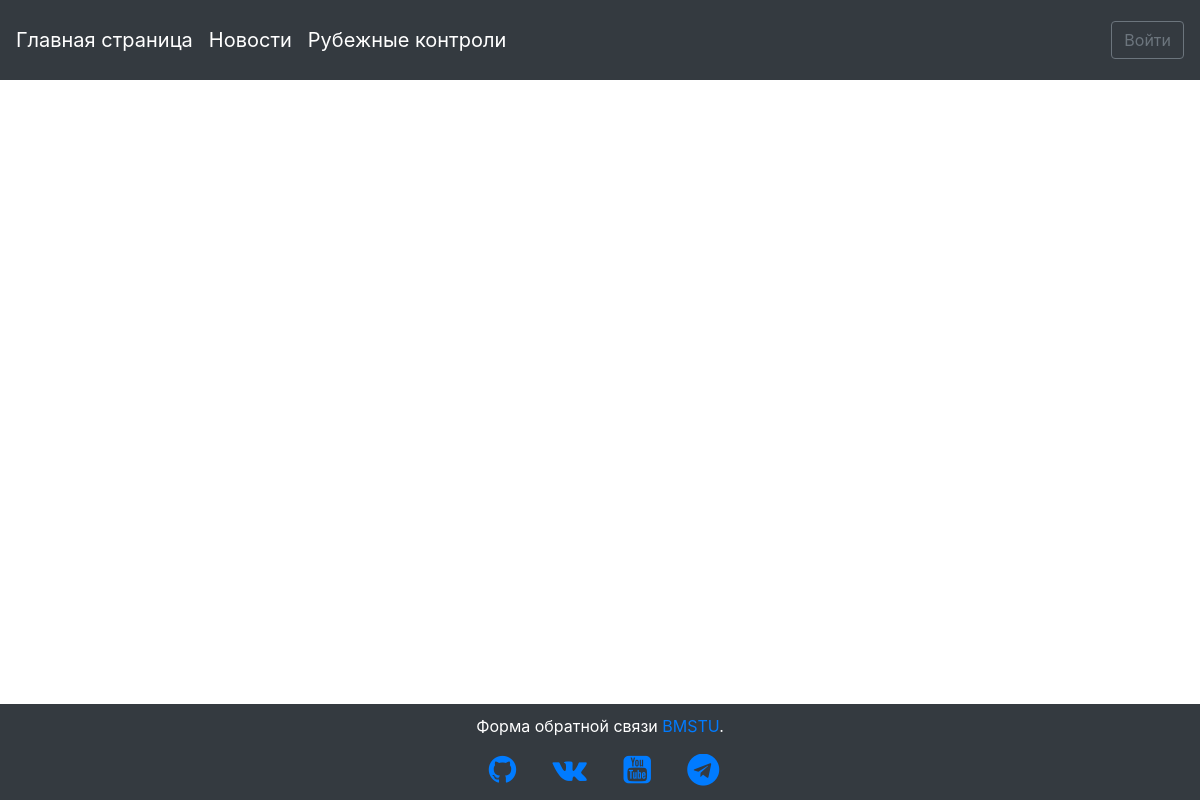
Before: /rk/ with the older database file.
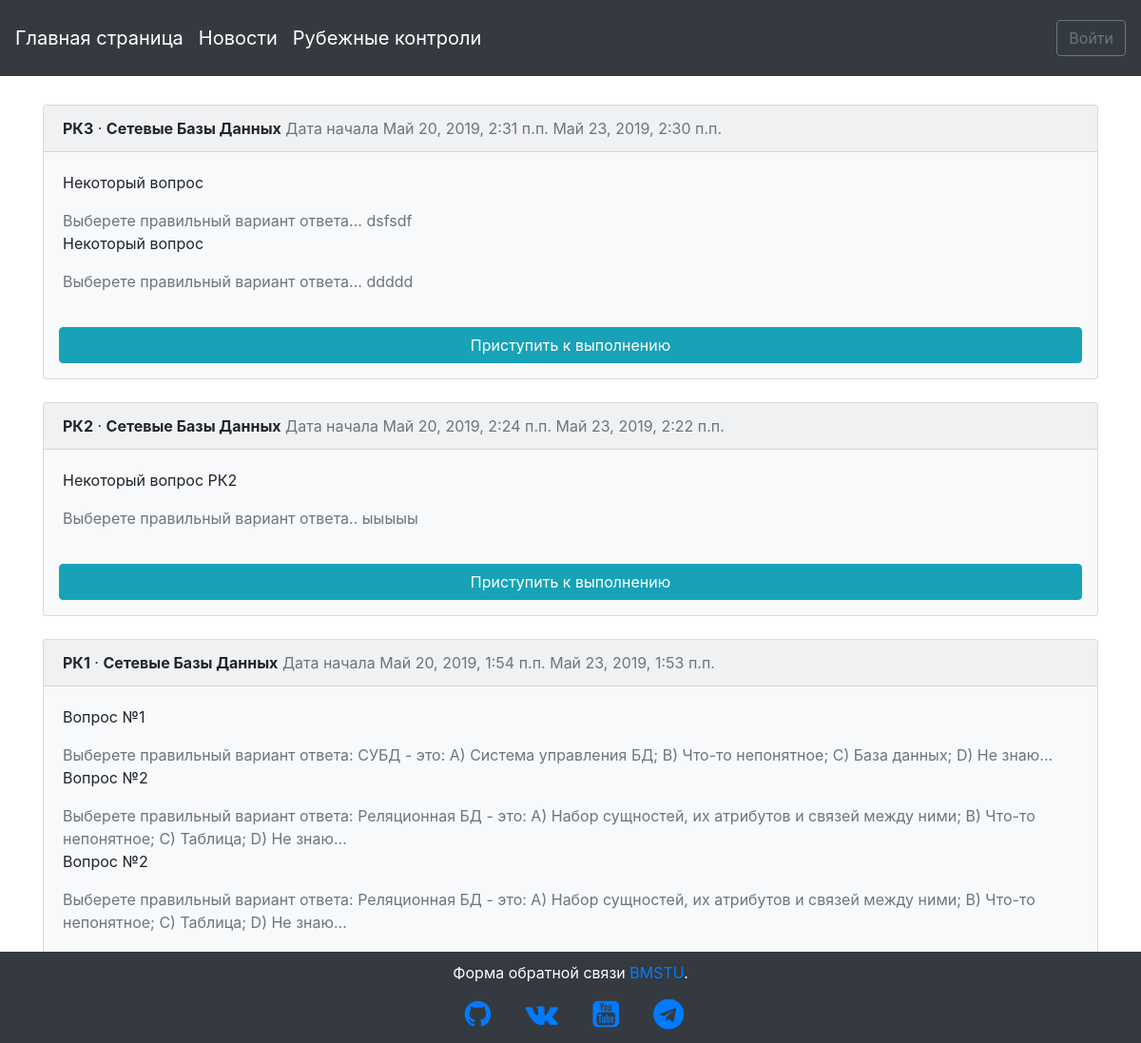
After: the same page with the newer database file.
### questiontest/models.py (models this page shows, shortened)
class RK(models.Model):
    name = models.CharField(max_length=255, verbose_name="Название РК", default="РК1")
    disciple = models.ForeignKey(Disciple, on_delete=models.CASCADE, verbose_name="Дисциплина", null=True)
    date_start = models.DateTimeField(default=now, verbose_name='Дата начала')
    date_stop = models.DateTimeField(verbose_name='Дата окончания', default=(now() + timedelta(days=3)))

class Question(models.Model):
    A = 'A'
    B = 'B'
    C = 'C'
    D = 'D'
    ANSWERS_CHOICES = (
        (A, 'A'),
        (B, 'B'),
        (C, 'C'),
        (D, 'D')
    )
    name = models.CharField(max_length=255, verbose_name="Название вопроса", default="Некоторый вопрос")
    body = models.TextField(verbose_name="Содержание вопроса", default="Выберете правильный вариант ответа...")
    answer_true = models.CharField(max_length=1, choices=ANSWERS_CHOICES, default='A', verbose_name="Вариант правильного ответа")
    rk = models.ForeignKey(RK, on_delete=models.CASCADE, verbose_name="Контрольные вопросы", null=True)

### attendance_control/models.py (models this page shows)
class Disciple(models.Model):
    name = models.CharField(max_length=255, verbose_name='Название предмета')
    teacher = models.ForeignKey(CustomUser, on_delete=models.CASCADE, verbose_name="Преподаватель")
    def __str__(self):
        return self.name

### questiontest/views.py (the view)
# urls.py: path('', views.RKListView.as_view(), name='rk_list'),
class RKListView(ListView):
    model = RK
    template_name = 'rk_list.html'
    def get_queryset(self):
        return self.model.objects.order_by('-date_start')

### templates/rk_list.html (shortened to what this page needs)
{% extends 'base.html' %}
{% block content %}
  {% for item in object_list %}
    <div class="card" style="background: #f8f9fa;">
      <div class="card-header">
        <span class="font-weight-bold">{{ item.name }}</span> &middot; <span class="font-weight-bold">{{ item.disciple }}</span>
        <span class="text-muted">Дата начала {{ item.date_start}}</span>
        <span class="text-muted">{{ item.date_stop }}</span>
      </div>
      <div class="card-body">
        {% for obj in item.question_set.all %}
          <p>{{ obj.name }}</p>
          <span class="text-muted">{{ obj.body }}</span>
        {% endfor %}
      </div>
      {% if item.rkresult_set.all %}
        <a class="btn btn-info m-3" href="{% url 'rk_results_list' item.pk %}">Результаты РК</a>
        {% else %}
        {% if user.user_role == 'ПР' or user.is_superuser %}
          <a class="btn btn-info m-3" href="{% url 'question_new' item.pk %}">Добавить вопрос</a>
        {% else %}
          <a class="btn btn-info m-3" href="{% url 'rk_solving' item.pk %}">Приступить к выполнению</a>
        {% endif %}
      {% endif %}
    </div>
    <br />
  {% endfor %}
{% endblock %}

Changed rows visible on the page:
added RK: name "РК3", disciple "Сетевые Базы Данных", date_start "Май 20, 2019, 2:31 п.п.", date_stop "Май 23, 2019, 2:30 п.п.", shows "Приступить к выполнению"
added Question: name "Некоторый вопрос", body "Выберете правильный вариант ответа... dsfsdf", shown under "РК3"
added Question: name "Некоторый вопрос", body "Выберете правильный вариант ответа... ddddd", shown under "РК3"
added RK: name "РК2", disciple "Сетевые Базы Данных", date_start "Май 20, 2019, 2:24 п.п.", date_stop "Май 23, 2019, 2:22 п.п.", shows "Приступить к выполнению"
added Question: name "Некоторый вопрос РК2", body "Выберете правильный вариант ответа.. ыыыыы", shown under "РК2"
added RK: name "РК1", disciple "Сетевые Базы Данных", date_start "Май 20, 2019, 1:54 п.п.", date_stop "Май 23, 2019, 1:53 п.п."
added Question: name "Вопрос №1", body "Выберете правильный вариант ответа: СУБД - это: А) Система управления БД; B) Что-то непонятное; C) База данных; D) Не знаю...", shown under "РК1"
added Question: name "Вопрос №2", body "Выберете правильный вариант ответа: Реляционная БД - это: А) Набор сущностей, их атрибутов и связей между ними; B) Что-то непонятное; C) Таблица; D) Не знаю...", shown under "РК1"
added Question: name "Вопрос №2", body "Выберете правильный вариант ответа: Реляционная БД - это: А) Набор сущностей, их атрибутов и связей между ними; B) Что-то непонятное; C) Таблица; D) Не знаю...", shown under "РК1"
